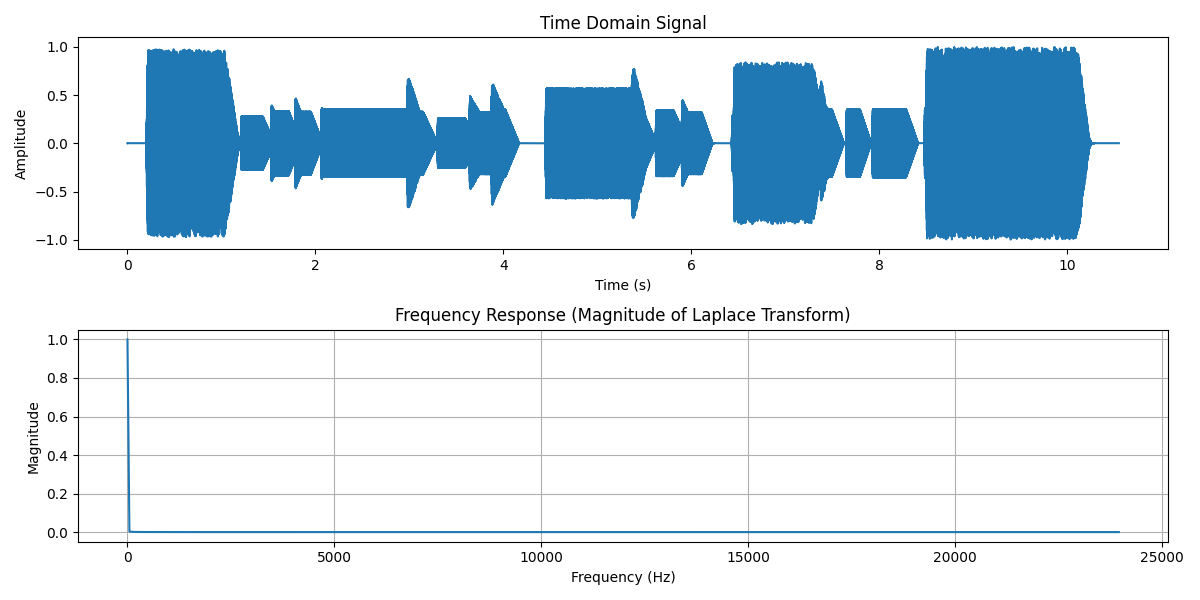

This chart was generated by the following Python code:
import numpy as np
import matplotlib.pyplot as plt
from scipy.io import wavfile
from scipy.signal import bilinear, freqz

# Load a WAV file (replace 'input.wav' with your file)
sample_rate, signal = wavfile.read('/content/synth.wav')
if len(signal.shape) > 1:
    signal = signal[:, 0]  # Use mono channel if stereo

# Normalize the signal
signal = signal.astype(float) / np.max(np.abs(signal))

# Time domain plot
time = np.arange(len(signal)) / sample_rate
plt.figure(figsize=(12, 6))
plt.subplot(2, 1, 1)
plt.plot(time, signal)
plt.title("Time Domain Signal")
plt.xlabel("Time (s)")
plt.ylabel("Amplitude")

# Approximate Laplace transform using bilinear transform
# Define a simple low-pass filter as an example Laplace transform
b, a = bilinear([1], [1, 1], fs=sample_rate)  # Low-pass filter: H(s) = 1/(s+1)
w, h = freqz(b, a, fs=sample_rate)

# Frequency domain plot
plt.subplot(2, 1, 2)
plt.plot(w, np.abs(h))
plt.title("Frequency Response (Magnitude of Laplace Transform)")
plt.xlabel("Frequency (Hz)")
plt.ylabel("Magnitude")
plt.grid()

plt.tight_layout()
plt.savefig("LAPLACE.png")
plt.show()
